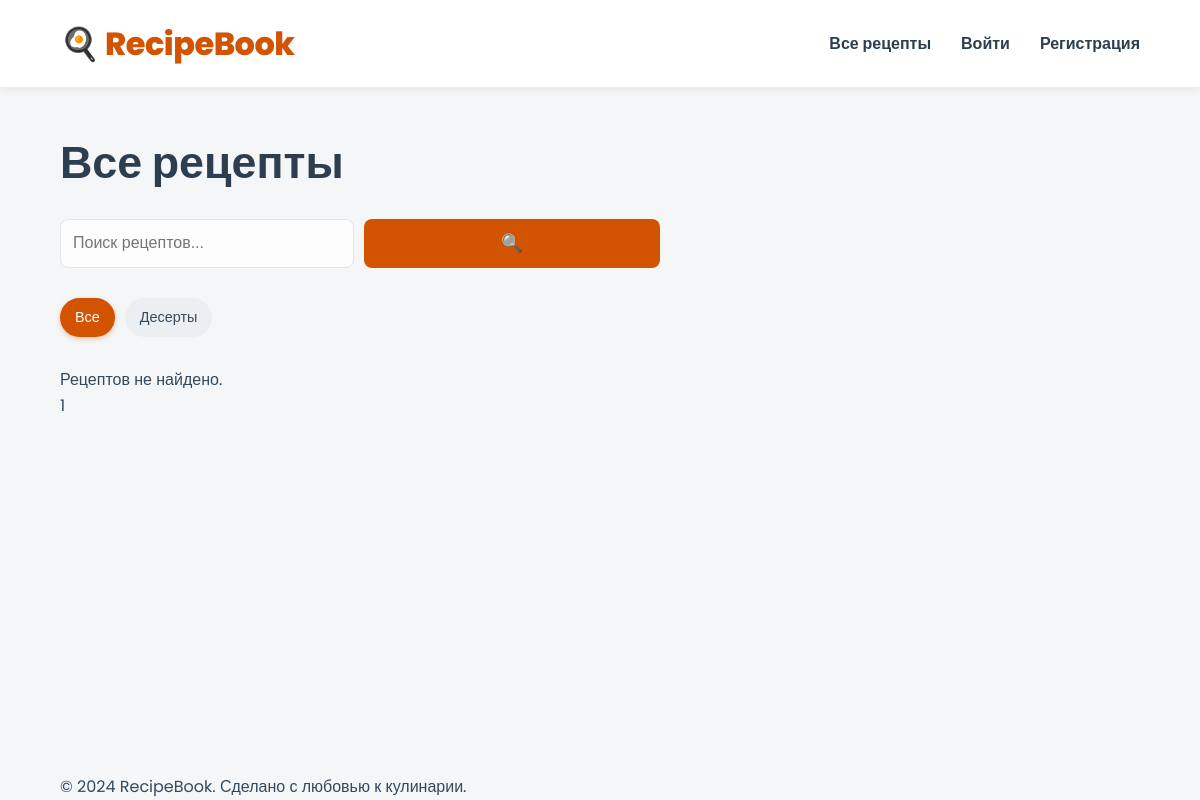
Before: /recipes/ with the older database file.
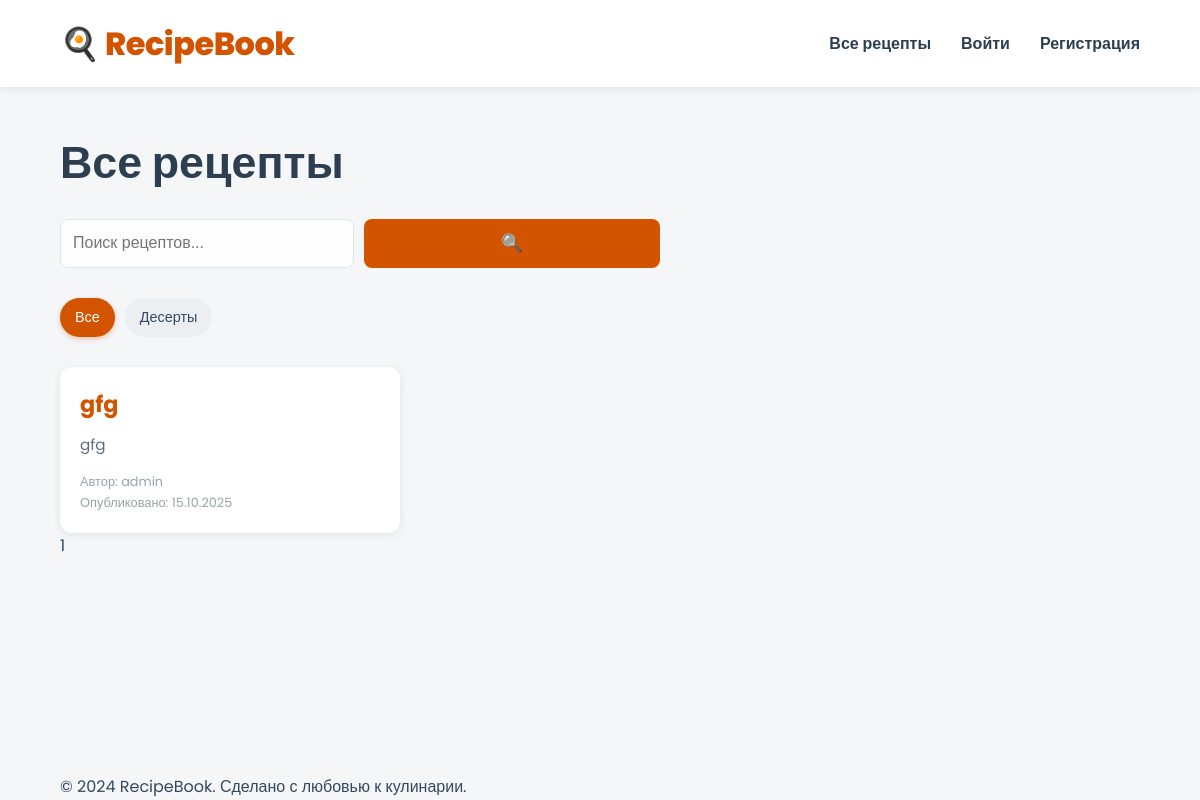
After: the same page with the newer database file.
### recipes/models.py (models this page shows, shortened)
class Category(models.Model):
    name = models.CharField(max_length=50, verbose_name="Категория")
    class Meta:
        verbose_name = "Категория"
        verbose_name_plural = "Категории"

class Recipe(models.Model):
    title = models.CharField(max_length=100, verbose_name="Название рецепта")
    description = models.TextField(verbose_name="Описание")
    ingredients = models.TextField(verbose_name="Ингредиенты")
    category = models.ForeignKey(Category, on_delete=models.SET_NULL, null=True, verbose_name="Категория")
    author = models.ForeignKey(settings.AUTH_USER_MODEL, on_delete=models.CASCADE, verbose_name="Автор")
    image = models.ImageField(upload_to='recipes/', blank=True, null=True, verbose_name="Изображение (опционально)")
    created_at = models.DateTimeField(auto_now_add=True, verbose_name="Дата создания")

### accounts/models.py (models this page shows, shortened)
class CustomUser(AbstractUser):
    avatar = models.ImageField(upload_to='avatars/', blank=True, null=True)
    unconfirmed_email = models.EmailField(max_length=254, blank=True, null=True)

### recipes/views.py (the view)
# urls.py: path('recipes/', RecipeListView.as_view(), name='recipe_list'),
class RecipeListView(ListView):
    model = Recipe
    template_name = 'recipes/recipe_list.html'
    context_object_name = 'recipes'
    paginate_by = 9
    def get_queryset(self):
        qs = super().get_queryset()
        category_id = self.request.GET.get('category')
        if category_id:
            qs = qs.filter(category_id=category_id)
        search_query = self.request.GET.get('q')
        if search_query:
            qs = qs.filter(title__icontains=search_query)
        return qs
    def get_context_data(self, **kwargs):
        context = super().get_context_data(**kwargs)
        context['categories'] = Category.objects.all()
        context['selected_category'] = self.request.GET.get('category')
        context['search_query'] = self.request.GET.get('q', '')
        return context

### templates/recipes/recipe_list.html (shortened to what this page needs)
{% extends 'base.html' %}
{% block content %}
<h1>Все рецепты</h1>
<form method="get" class="search-form">
    <input type="text" name="q" placeholder="Поиск рецептов..." value="{{ search_query|default_if_none:'' }}">
    <button type="submit">🔍</button>
</form>
<div class="filter-categories">
    <a href="{% url 'recipe_list' %}" class="{% if not request.GET.category and not request.GET.q %}active{% endif %}">Все</a>
    {% for category in categories %}
    <a href="?category={{ category.id }}{% if search_query %}&q={{ search_query }}{% endif %}"
       class="{% if category.id|stringformat:'s' == request.GET.category %}active{% endif %}">
        {{ category.name }}
    </a>
    {% endfor %}
</div>
<div class="recipe-list">
    {% for recipe in recipes %}
    <div class="recipe-card">
        <div class="recipe-card-content">
            <h3><a href="{% url 'recipe_detail' recipe.id %}">{{ recipe.title }}</a></h3>
            <p>{{ recipe.description|truncatewords:20 }}</p>
            <small>Автор: {{ recipe.author.username }}</small>
            <small>Опубликовано: {{ recipe.created_at|date:"d.m.Y" }}</small>
        </div>
    </div>
    {% empty %}
    <p>Рецептов не найдено.</p>
    {% endfor %}
</div>
<div class="pagination">
    {% for num in page_obj.paginator.page_range %}
        {% if page_obj.number == num %}
            <span class="current">{{ num }}</span>
        {% elif num > page_obj.number|add:'-3' and num < page_obj.number|add:'3' %}
            <a href="?page={{ num }}{% if selected_category %}&category={{ selected_category }}{% endif %}{% if search_query %}&q={{ search_query }}{% endif %}">{{ num }}</a>
        {% endif %}
    {% endfor %}
</div>
{% endblock %}

Changed rows visible on the page:
added Recipe: title "gfg", description "gfg", author.username "admin", created_at "15.10.2025"
Other visible differences:
text no longer shown: "Рецептов не найдено."
